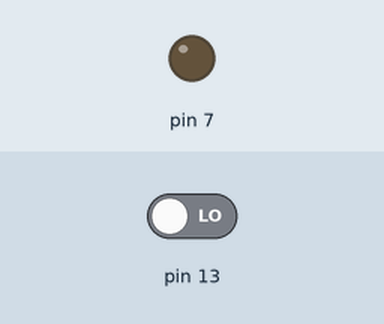
The sketch below on a simulated Arduino Uno, built with avr-gcc and run on an emulated ATmega328P. Shown: output pins drawn as LEDs (lit = HIGH). Dashed ring = blinking. The test bench sets the inputs (shaded band); at power-on: pin 13 LOW.

Above: at 1.2 s.
1.3 s: pin 13 driven HIGH
At 1.55 s:
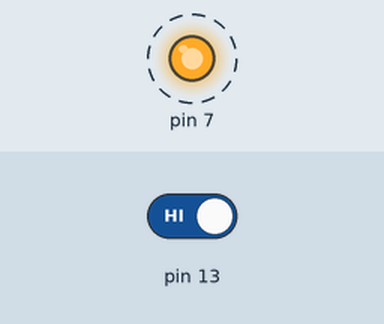
4.3 s: pin 13 driven LOW
At 4.3 s:
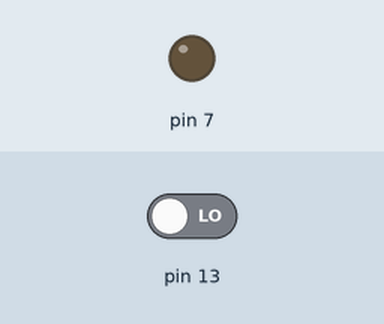
Timing chart, 0 to 7.3 s (numbered marks = the images above; inputs shaded):
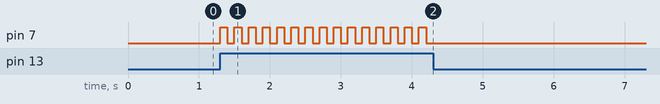

The sketch:

task1.ino
```cpp
void setup()
{

pinMode(13,INPUT);

pinMode(7,OUTPUT);

}

void loop()
{

if(digitalRead(13)==HIGH)

{

digitalWrite(7,HIGH);

delay(100);

digitalWrite(7,LOW);

delay(100);

}

else

{

digitalWrite(7,LOW);

}

}
```

Measured:
- after the input at 1.3 s, pin 7: alternates HIGH for 0.10 s and LOW for 0.10 s, starting at once
- after the input at 4.3 s, pin 7: stops changing and stays LOW
